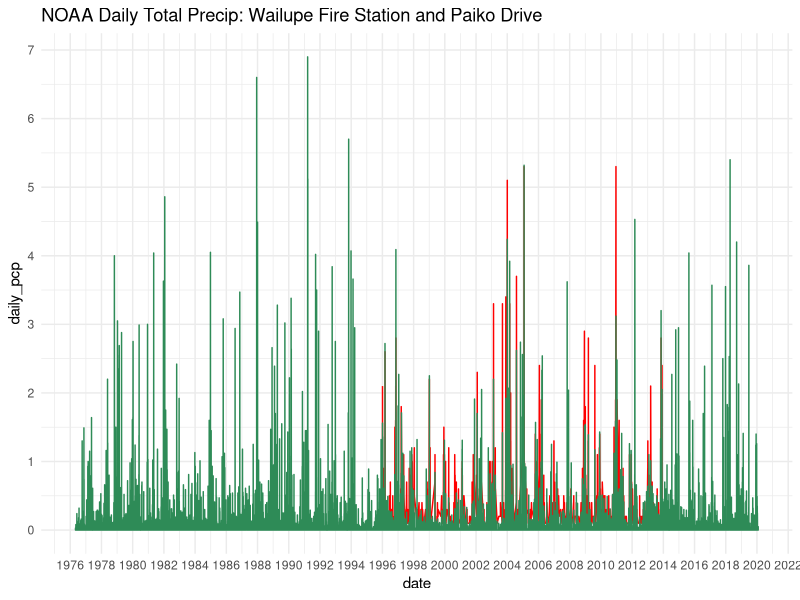
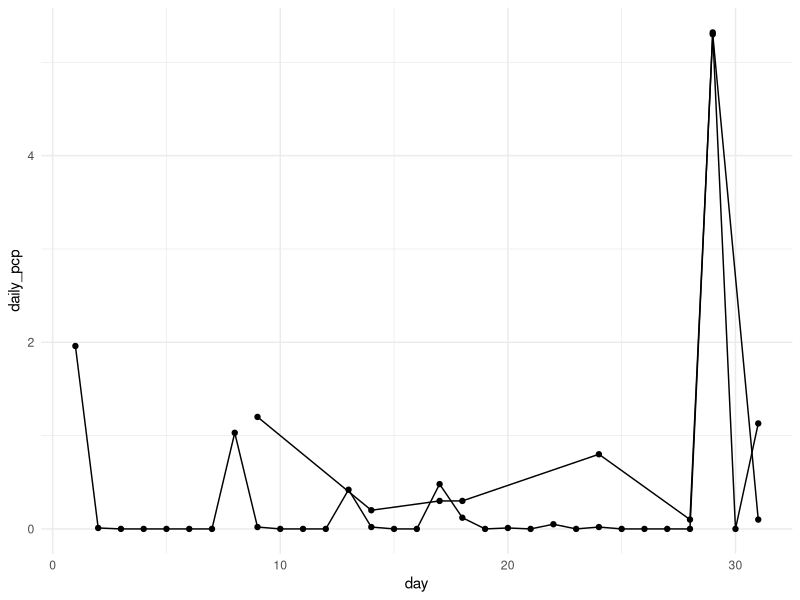
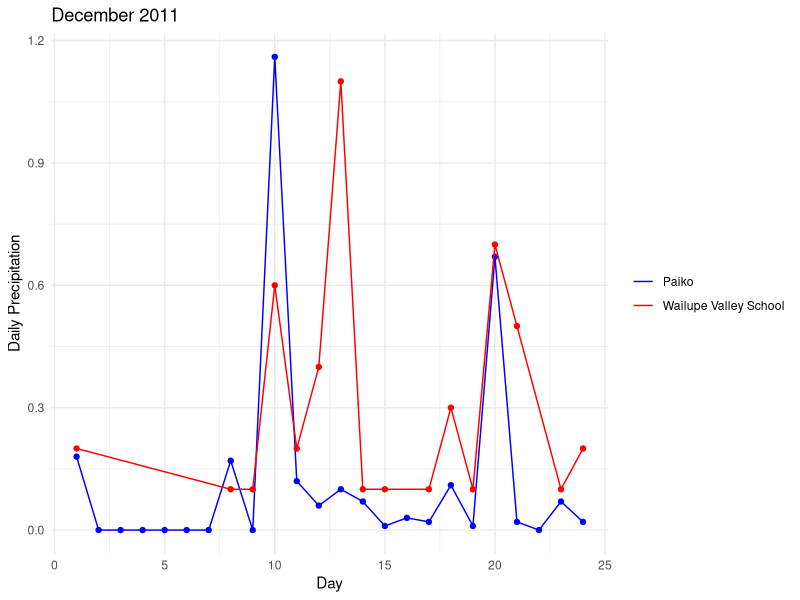
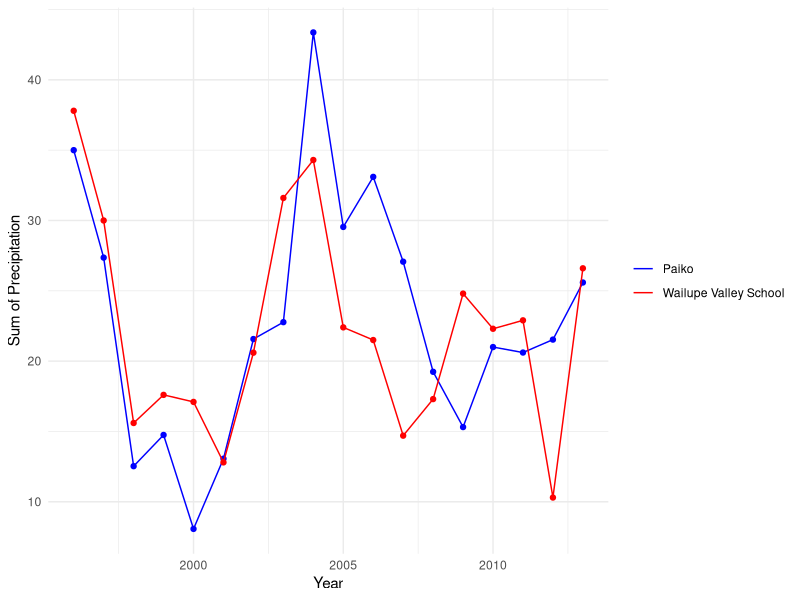
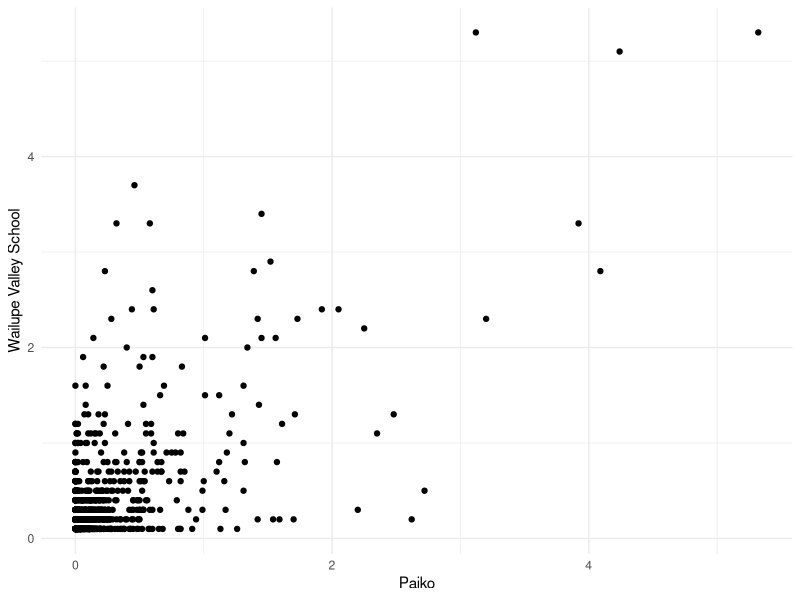
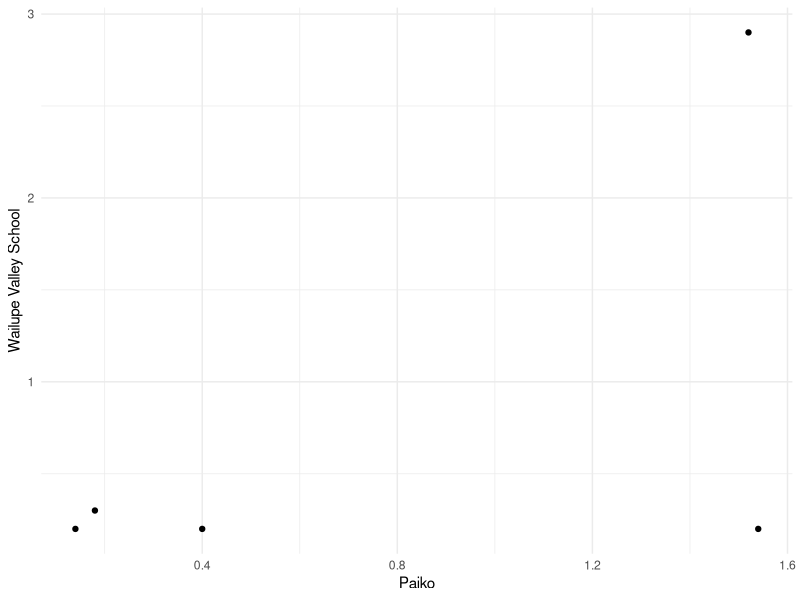
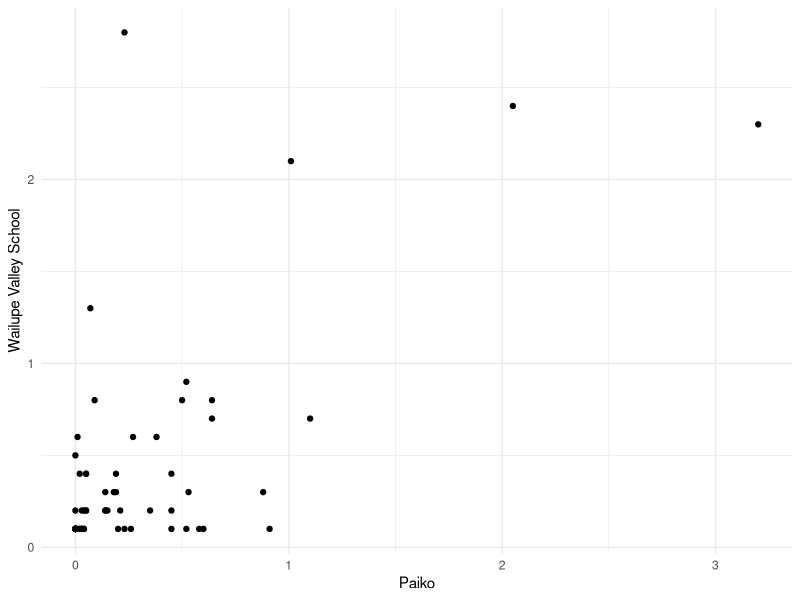
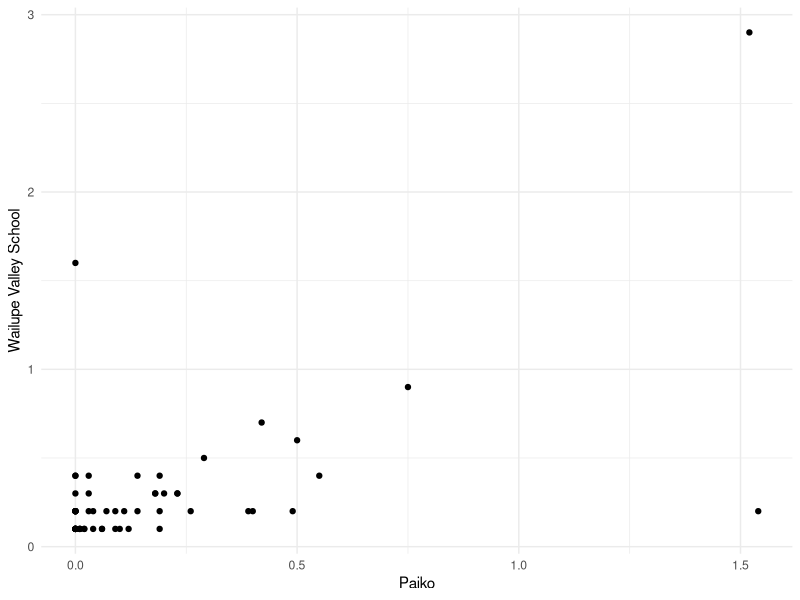

Source code (R) for these figures, in order: (Note: this script raises an error after producing the figures.)
## ---- chunk 1
knitr::opts_chunk$set(echo = TRUE)
library(lubridate)
library(tidyverse)
library(here)
library(dplyr)
library(ggplot2)
## ---- chunk 2
paiko_76_rain <- read.csv("NOAA_Paiko_76.csv")
wailupe_08_rain <-  read.csv("NOAA_WailupeHawaiiKai_08.csv")
wailupe_77_rain <-  read.csv("NOAA_WailupeHawaiiKai_77.csv")

##Use lubridate to clean up the dates and times
wailupe_08_rain$DATE <- ymd(wailupe_08_rain$DATE)
wailupe_77_rain$DATE <- ymd(wailupe_77_rain$DATE)
paiko_76_rain$DATE <- mdy(paiko_76_rain$DATE)
## ---- chunk 3
## for wailupe 1977-2014
wailupe_tidy_77 <- wailupe_77_rain %>% 
  rename(station = STATION, station_name = STATION_NAME, elevation = ELEVATION, 
         lat = LATITUDE, lon = LONGITUDE, date = DATE, time = TIME, qgag = QGAG, 
         qgag_flag = Measurement.Flag, qgag_qual = Quality.Flag, qgag_units = Units, 
         qpcp = QPCP, qpcp_flag = Measurement.Flag.1, qpcp_qual = Quality.Flag.1, 
         qpcp_units = Units.1) %>% #renames columns
  filter(station_name == "WAILUPE VALLEY SCHOOL 723.6 HI US") %>% #filter to Wailupe gauge only
  filter(qpcp != "-9999",
         qpcp != "999",
         qpcp != "999.99",
         qpcp_flag != "g",
         qpcp_flag != "{",
         qpcp_flag != "}",
         qpcp_flag != "[",
         qpcp_flag != "]",
         qgag != "-9999.00",
         qgag != "-9999",
         qgag_flag != "g",
         qgag_flag != "V",
         qgag_flag != "P",
         qgag_flag != "{",
         qgag_flag != "}",
         qgag_flag != "[",
         qgag_flag != "]") ## removes all flagged data

## wailupe 2008- 2021
wailupe_tidy_08 <- wailupe_08_rain %>% 
  rename(station = STATION, station_name = STATION_NAME, elevation = ELEVATION, 
         lat = LATITUDE, lon = LONGITUDE, date = DATE, time = TIME, qgag = QGAG, 
         qgag_flag = Measurement.Flag, qgag_qual = Quality.Flag, qgag_units = Units, 
         qpcp = QPCP, qpcp_flag = Measurement.Flag.1, qpcp_qual = Quality.Flag.1, 
         qpcp_units = Units.1) %>% #renames columns
  filter(station_name == "WAILUPE VALLEY SCHOOL 723.6 HI US") %>% #filter to Wailupe gauge only
  filter(qpcp != "-9999",
         qpcp != "999",
         qpcp != "999.99",
         qpcp_flag != "g",
         qpcp_flag != "{",
         qpcp_flag != "}",
         qpcp_flag != "[",
         qpcp_flag != "]",
         qgag != "-9999.00",
         qgag != "-9999",
         qgag_flag != "g",
         qgag_flag != "V",
         qgag_flag != "P",
         qgag_flag != "{",
         qgag_flag != "}",
         qgag_flag != "[",
         qgag_flag != "]") ## removes all flagged data



## paiko 1976- 2020
paiko_tidy_76 <- paiko_76_rain %>% 
  rename(station = STATION, station_name = NAME, elevation = ELEVATION, 
         lat = LATITUDE, lon = LONGITUDE, date = DATE, qpcp = PRCP) %>% #renames columns
  filter(station_name == "PAIKO DRIVE 723.4, HI US") 

## ---- chunk 4
wailupe_daily_77 <- wailupe_tidy_77 %>%  
  group_by(date) %>%
  summarize(
    daily_pcp = sum(qpcp),
    daily_vol = sum(qgag)) ## gives total summed precip data per day. HT is given in inches.

paiko_daily_76 <- paiko_tidy_76 %>%  
  group_by(date) %>%
  summarize(
    daily_pcp = sum(qpcp)) 

## ---- chunk 5
wailupe_daily_77$date <- ymd(wailupe_daily_77$date)
paiko_daily_76$date <- ymd(paiko_daily_76$date)

ggplot() +
  geom_line(data = wailupe_daily_77, aes(x=date, y=daily_pcp), size = 0.5,color="red") +
  geom_line(data = paiko_daily_76, aes(x=date, y=daily_pcp), size = 0.5, color = "seagreen") +
  theme_minimal() + 
  scale_y_continuous(breaks=seq(0,7,1)) +
  scale_x_date(date_breaks = "2 years", date_labels = "%Y") +
  ggtitle("NOAA Daily Total Precip: Wailupe Fire Station and Paiko Drive")

## ---- chunk 6
# Wailupe Valley School vs. Paiko Drive
paiko_daily_76 <- paiko_daily_76 %>% 
  mutate(year = year(date)) %>% 
  mutate(month = month(date)) %>% 
  mutate(day = day(date))

paiko_january_2005 <- paiko_daily_76 %>% 
  filter(year == 2005) %>% 
  filter(month == 1)

wailupe_daily_77 <- wailupe_daily_77 %>% 
  mutate(year = year(date)) %>% 
  mutate(month = month(date)) %>% 
  mutate(day = day(date))

wailupe_january_2005 <- wailupe_daily_77 %>% 
  filter(year == 2005) %>% 
  filter(month == 1)

#plot January 2005
ggplot() +
  geom_line(data = paiko_january_2005, aes(x = day,
                                           y = daily_pcp)) +
  geom_point(data = paiko_january_2005, aes(x = day,
                                           y = daily_pcp)) +
  geom_line(data = wailupe_january_2005, aes(x = day,
                                             y = daily_pcp)) +
  geom_point(data = wailupe_january_2005, aes(x = day,
                                             y = daily_pcp)) +
  theme_minimal()

#plot December 2011
paiko_december_2011 <- paiko_daily_76 %>% 
  filter(year == 2011) %>% 
  filter(month == 12) %>% 
  filter(day <= 24)

wailupe_december_2011 <- wailupe_daily_77 %>% 
  filter(year == 2011) %>% 
  filter(month == 12)

ggplot() +
  geom_line(data = paiko_december_2011, aes(x = day,
                                           y = daily_pcp,
                                           color = "blue")) +
  geom_point(data = paiko_december_2011, aes(x = day,
                                           y = daily_pcp),
             color = "blue") +
  geom_line(data = wailupe_december_2011, aes(x = day,
                                             y = daily_pcp,
                                             color = "red")) +
  geom_point(data = wailupe_december_2011, aes(x = day,
                                             y = daily_pcp),
             color = "red") +
  scale_color_manual(values = c("blue", "red"), labels = c("Paiko", "Wailupe Valley School")) +
  theme_minimal() +
  theme(legend.title = element_blank()) +
  labs(x = "Day",
       y = "Daily Precipitation",
       title = "December 2011")

# compare yearly
paiko_yearly <- paiko_daily_76 %>% 
  group_by(year) %>% 
  mutate(sum = sum(daily_pcp)) %>% 
  select(year, sum) %>% 
  distinct() %>% 
  drop_na() %>% 
  filter(year >= 1996 & year <= 2013)

wailupe_yearly <- wailupe_daily_77 %>% 
  group_by(year) %>% 
  mutate(sum = sum(daily_pcp)) %>% 
  select(year, sum) %>% 
  distinct() %>% 
  drop_na()

ggplot() +
  geom_line(data = paiko_yearly, aes(x = year,
                                     y = sum,
                                     color = "blue")) +
  geom_point(data = paiko_yearly, aes(x = year,
                                     y = sum),
             color = "blue") +
  geom_line(data = wailupe_yearly, aes(x = year,
                                     y = sum,
                                     color = "red")) +
  geom_point(data = wailupe_yearly, aes(x = year,
                                     y = sum),
             color = "red") +
  scale_color_manual(values = c("blue", "red"), labels = c("Paiko", "Wailupe Valley School")) +
  theme_minimal() +
  theme(legend.title = element_blank()) +
  labs(x = "Year",
       y = "Sum of Precipitation")
## ---- chunk 7
# all data
paiko_wailupe_comp <- merge(paiko_daily_76, wailupe_daily_77, by = "date")

ggplot(data = paiko_wailupe_comp, aes(x = daily_pcp.x,
                                      y = daily_pcp.y)) +
  geom_point() +
  theme_minimal() +
  labs(x = "Paiko",
       y = "Wailupe Valley School")

# for a specified stormy period
paiko_wailupe_comp_2008_storm <- paiko_wailupe_comp %>% 
  filter(year.x == 2008) %>% 
  filter(month.x == 12)

ggplot(data = paiko_wailupe_comp_2008_storm, aes(x = daily_pcp.x,
                                      y = daily_pcp.y)) +
  geom_point() +
  theme_minimal() +
  theme_minimal() +
  labs(x = "Paiko",
       y = "Wailupe Valley School")
 
# for a specified year: 2013
paiko_wailupe_comp_2013 <- paiko_wailupe_comp %>% 
  filter(year.x == 2013)

ggplot(data = paiko_wailupe_comp_2013, aes(x = daily_pcp.x,
                                      y = daily_pcp.y)) +
  geom_point() +
  theme_minimal() +
  theme_minimal() +
  labs(x = "Paiko",
       y = "Wailupe Valley School")

# for a specified year: 2008
paiko_wailupe_comp_2008 <- paiko_wailupe_comp %>% 
  filter(year.x == 2008)

ggplot(data = paiko_wailupe_comp_2008, aes(x = daily_pcp.x,
                                      y = daily_pcp.y)) +
  geom_point() +
  theme_minimal() +
  theme_minimal() +
  labs(x = "Paiko",
       y = "Wailupe Valley School")

# 2002 January
paiko_wailupe_comp_2002 <- paiko_wailupe_comp %>% 
  filter(year.x == 2002) %>% 
  filter(month.x == 1)

ggplot(data = paiko_wailupe_comp_2002, aes(x = daily_pcp.x,
                                      y = daily_pcp.y)) +
  geom_point() +
  theme_minimal() +
  theme_minimal() +
  labs(x = "Paiko",
       y = "Wailupe Valley School")

# 2011 December
paiko_wailupe_comp_2011 <- paiko_wailupe_comp %>% 
  filter(year.x == 2011) %>% 
  filter(month.x == 12)

ggplot(data = paiko_wailupe_comp_2011, aes(x = daily_pcp.x,
                                      y = daily_pcp.y)) +
  geom_point() +
  theme_minimal() +
  theme_minimal() +
  labs(x = "Paiko",
       y = "Wailupe Valley School",
       title = "Daily Precipitation December 2011") +
  geom_smooth(method='lm', formula = y~x) +
  stat_regline_equation(label.x = 0.25,
                        label.y = 1) +
  stat_cor(label.x = 0.25,
           label.y = 0.8)

# yearly comparison
paiko_wailupe_comp_yearly <- merge(paiko_yearly, wailupe_yearly, by = "year")

ggplot(data = paiko_wailupe_comp_yearly, aes(x = sum.x,
                                      y = sum.y)) +
  geom_point() +
  theme_minimal() +
  theme_minimal() +
  labs(x = "Paiko",
       y = "Wailupe Valley School",
       title = "Yearly Precipitation: 1996-2013") +
  geom_smooth(method='lm', formula = y~x) +
  stat_regline_equation(label.x = 10,
                        label.y = 33) +
  stat_cor(label.x = 10,
           label.y = 30)
## ---- chunk 8
# continuing to look for storms
paiko_match <- paiko_daily_76 %>% 
  filter(year >= 2009 & year <= 2010) %>% 
  filter(daily_pcp > 0)

wailupe <- wailupe_daily_77 %>% 
  filter(year >= 2009 & year <= 2010) %>% 
  filter(daily_pcp > 0)

# Jaunary 4-10, 1996
wailupe_jan_1996 <- wailupe_daily_77 %>% 
  filter(year == 1996) %>% 
  filter(month == 1)

paiko_jan_1996 <- paiko_daily_76 %>% 
  filter(year == 1996) %>% 
  filter(month == 1) %>% 
  filter(day %in% c(4,5,7,10,18,19,24,25,27,28,30))

ggplot() +
  geom_line(data = wailupe_jan_1996, aes(x = day,
                                         y = daily_pcp,
                                         color = "blue")) +
  geom_line(data = paiko_jan_1996, aes(x = day,
                                       y = daily_pcp,
                                       color = "red")) +
  theme_minimal() +
  scale_color_manual(values = c("blue", "red"), labels = c("Wailupe", "Paiko")) +
  theme(legend.title = element_blank()) +
  labs(title = "Jaunary 4-10, 1996")

# November 12-16, 1996
wailupe_nov_1996 <- wailupe_daily_77 %>% 
  filter(year == 1996) %>% 
  filter(month == 11) %>% 
  filter(day %in% c(11:17))

paiko_nov_1996 <- paiko_daily_76 %>% 
  filter(year == 1996) %>% 
  filter(month == 11) %>% 
  filter(day %in% c(11:17))

ggplot() +
  geom_line(data = wailupe_nov_1996, aes(x = day,
                                         y = daily_pcp,
                                         color = "blue")) +
  geom_line(data = paiko_nov_1996, aes(x = day,
                                       y = daily_pcp,
                                       color = "red")) +
  theme_minimal() +
  scale_color_manual(values = c("blue", "red"), labels = c("Wailupe", "Paiko")) +
  theme(legend.title = element_blank()) +
  labs(title = "November 12-16, 1996")

# January 28-31, 2005
wailupe_jan_2005 <- wailupe_daily_77 %>% 
  filter(year == 2005) %>% 
  filter(month == 1) %>% 
  filter(day %in% c(28:31))

paiko_jan_2005 <- paiko_daily_76 %>% 
  filter(year == 2005) %>% 
  filter(month == 1) %>% 
  filter(day %in% c(28:31))

ggplot() +
  geom_line(data = wailupe_jan_2005, aes(x = day,
                                         y = daily_pcp,
                                         color = "blue")) +
  geom_line(data = paiko_jan_2005, aes(x = day,
                                       y = daily_pcp,
                                       color = "red")) +
  theme_minimal() +
  scale_color_manual(values = c("blue", "red"), labels = c("Wailupe", "Paiko")) +
  theme(legend.title = element_blank()) +
  labs(title = "January 28-31, 2005")
## ---- chunk 9
### 2009 - 2010 (lines up with the streamgage data)
# March 6-15, 2009
wailupe_mar_2009 <- wailupe_daily_77 %>% 
  filter(year == 2009) %>% 
  filter(month == 3) %>% 
  filter(day %in% c(6:15))

paiko_mar_2009 <- paiko_daily_76 %>% 
  filter(year == 2009) %>% 
  filter(month == 3) %>% 
  filter(day %in% c(6:15))

ggplot() +
  geom_line(data = wailupe_mar_2009, aes(x = day,
                                         y = daily_pcp,
                                         color = "blue")) +
  geom_point(data = wailupe_mar_2009, aes(x = day,
                                         y = daily_pcp),
             color = "blue") +
  geom_line(data = paiko_mar_2009, aes(x = day,
                                       y = daily_pcp,
                                       color = "red")) +
  geom_point(data = paiko_mar_2009, aes(x = day,
                                       y = daily_pcp),
             color = "red") +
  
  theme_minimal() +
  scale_color_manual(values = c("blue", "red"), labels = c("Wailupe", "Paiko")) +
  theme(legend.title = element_blank()) +
  labs(title = "March 6-15, 2009")

# December 9-25, 2010
wailupe_dec_2010 <- wailupe_daily_77 %>% 
  filter(year == 2010) %>% 
  filter(month == 12) %>% 
  filter(day %in% c(9:25))

paiko_dec_2010 <- paiko_daily_76 %>% 
  filter(year == 2010) %>% 
  filter(month == 12) %>% 
  filter(day %in% c(9:25))

ggplot() +
  geom_line(data = wailupe_dec_2010, aes(x = day,
                                         y = daily_pcp,
                                         color = "blue")) +
  geom_point(data = wailupe_dec_2010, aes(x = day,
                                         y = daily_pcp),
             color = "blue") +
  geom_line(data = paiko_dec_2010, aes(x = day,
                                       y = daily_pcp,
                                       color = "red")) +
  geom_point(data = paiko_dec_2010, aes(x = day,
                                       y = daily_pcp),
             color = "red") +
  theme_minimal() +
  scale_color_manual(values = c("blue", "red"), labels = c("Wailupe", "Paiko")) +
  theme(legend.title = element_blank()) +
  labs(title = "December 9-25, 2010")

# October - November, 2010
wailupe_nov_2010 <- wailupe_daily_77 %>% 
  filter(year == 2010) %>% 
  filter(month %in% c(10,11)) %>% 
  filter(date >= "2010-10-29" & date <= "2010-11-05")

paiko_nov_2010 <- paiko_daily_76 %>% 
 filter(year == 2010) %>% 
  filter(month %in% c(10,11)) %>% 
  filter(date >= "2010-10-29" & date <= "2010-11-05")

ggplot() +
  geom_line(data = wailupe_nov_2010, aes(x = date,
                                         y = daily_pcp,
                                         color = "blue")) +
  geom_point(data = wailupe_nov_2010, aes(x = date,
                                         y = daily_pcp),
             color = "blue") +
  geom_line(data = paiko_nov_2010, aes(x = date,
                                       y = daily_pcp,
                                       color = "red")) +
  geom_point(data = paiko_nov_2010, aes(x = date,
                                       y = daily_pcp),
            color = "red") +
  theme_minimal() +
  scale_color_manual(values = c("blue", "red"), labels = c("Wailupe", "Paiko")) +
  theme(legend.title = element_blank()) +
  labs(title = "October - November, 2010")

# all 2009
wailupe_2009 <- wailupe_daily_77 %>% 
  filter(year == 2009)

paiko_2009 <- paiko_daily_76 %>% 
 filter(year == 2009)

ggplot() +
  geom_line(data = wailupe_2009, aes(x = day,
                                         y = daily_pcp,
                                         color = "blue")) +
  geom_line(data = paiko_2009, aes(x = day,
                                       y = daily_pcp,
                                       color = "red")) +
  theme_minimal() +
  scale_color_manual(values = c("blue", "red"), labels = c("Wailupe", "Paiko")) +
  theme(legend.title = element_blank()) +
  labs(title = "2009")

# correlation plot 2009
wailupe_paiko_2009 <- merge(paiko_2009, wailupe_2009, by = "date")

ggplot(data = wailupe_paiko_2009, aes(x = daily_pcp.x,
                                      y = daily_pcp.y)) +
  geom_point() +
  theme_minimal() +
  labs(x = "Paiko",
       y = "Wailupe Valley School",
       title = "Precipitation 2009") +
  geom_smooth(method='lm', formula = y~x)

# November - December, 2009
wailupe_nov_2009 <- wailupe_daily_77 %>% 
  filter(year == 2009) %>%
  filter(date >= "2009-11-29" & date < "2009-12-15")

paiko_nov_2009 <- paiko_daily_76 %>% 
  filter(year == 2009) %>%
  filter(date >= "2009-11-29" & date <= "2009-12-03")

ggplot() +
  geom_line(data = wailupe_nov_2009, aes(x = date,
                                         y = daily_pcp,
                                         color = "blue")) +
  geom_line(data = paiko_nov_2009, aes(x = date,
                                       y = daily_pcp,
                                       color = "red")) +
  geom_point(data = wailupe_nov_2009, aes(x = date,
                                         y = daily_pcp),
             color = "blue") +
  geom_point(data = paiko_nov_2009, aes(x = date,
                                       y = daily_pcp),
             color = "red") +
  theme_minimal() +
  scale_color_manual(values = c("blue", "red"), labels = c("Wailupe", "Paiko")) +
  theme(legend.title = element_blank()) +
  labs(title = "November - December, 2009")

# all 2010
wailupe_2010 <- wailupe_daily_77 %>% 
  filter(year == 2010)

paiko_2010 <- paiko_daily_76 %>% 
 filter(year == 2010)

ggplot() +
  geom_line(data = wailupe_2010, aes(x = day,
                                         y = daily_pcp,
                                         color = "blue")) +
  geom_line(data = paiko_2010, aes(x = day,
                                       y = daily_pcp,
                                       color = "red")) +
  theme_minimal() +
  scale_color_manual(values = c("blue", "red"), labels = c("Wailupe", "Paiko")) +
  theme(legend.title = element_blank()) +
  labs(title = "2010")

# correlation plot 2010
wailupe_paiko_2010 <- merge(paiko_2010, wailupe_2010, by = "date")

ggplot(data = wailupe_paiko_2009, aes(x = daily_pcp.x,
                                      y = daily_pcp.y)) +
  geom_point() +
  theme_minimal() +
  labs(x = "Paiko",
       y = "Wailupe Valley School",
       title = "Precipitation 2010") +
  geom_smooth(method='lm', formula = y~x)
## ---- chunk 10
SKN_processed_stations =  read.csv(here("Paiko","ProcessedOriginalData_Data_in.csv"))%>% 
  pivot_longer(cols = Jan:Dec, names_to = "Month", values_to = "pcp_in") 

RA_paiko_wailupe_investigation <- SKN_processed_stations %>% 
   filter(SKN %in% c(723.4, 723.0)) # Wailupe = 723; Paiko = 723.4

RA_paiko <- RA_paiko_wailupe_investigation %>% 
  filter(SKN %in% c(723.4)) 

RA_wailupe <- RA_paiko_wailupe_investigation %>% 
  filter(SKN %in% c(723)) 

RA_paiko$Month = factor(RA_paiko$Month, levels=c('Jan','Feb','Mar','Apr', 'May','Jun','Jul', 'Aug','Sep','Oct','Nov','Dec'))
RA_wailupe$Month = factor(RA_wailupe$Month, levels=c('Jan','Feb','Mar','Apr', 'May','Jun','Jul', 'Aug','Sep','Oct','Nov','Dec'))

ggplot() +
  geom_line(data = RA_wailupe, aes(x=Year, y=pcp_in), size = 0.5, color="red") +
  geom_line(data = RA_paiko, aes(x=Year, y=pcp_in), size = 0.5, color = "seagreen") +
  theme_minimal() + 
  scale_y_continuous(breaks=seq(0,25,5)) +
  scale_x_continuous(breaks=seq(1920,2010,10)) +
  labs( y = "Precipitation (in)", x= "Date") +
  ggtitle("Rainfall Atlas Monthly Total Precip: Wailupe Fire Station and Paiko Drive") +
  facet_wrap(~Month)

## ---- chunk 11
merged_precip <- merge(paiko_daily_76, wailupe_daily_77, by = "date") %>%  select(-daily_vol) %>% 
   rename(wailupe_rain_in = daily_pcp.y, paiko_rain_in = daily_pcp.x) %>% 
  filter(date >= as.Date("1996-01-04") & date <= as.Date("1996-12-31"))

 
ggplot(data = merged_precip, aes(x =paiko_rain_in, y= wailupe_rain_in)) + 
  geom_point() +
  theme_minimal() 

ggplot(data = merged_precip, aes(x =paiko_rain_in, y= wailupe_rain_in)) + 
  geom_point() +
  theme_minimal() +
  scale_x_continuous(limits=c(0,1)) +
  scale_y_continuous(limits=c(0,1)) 
